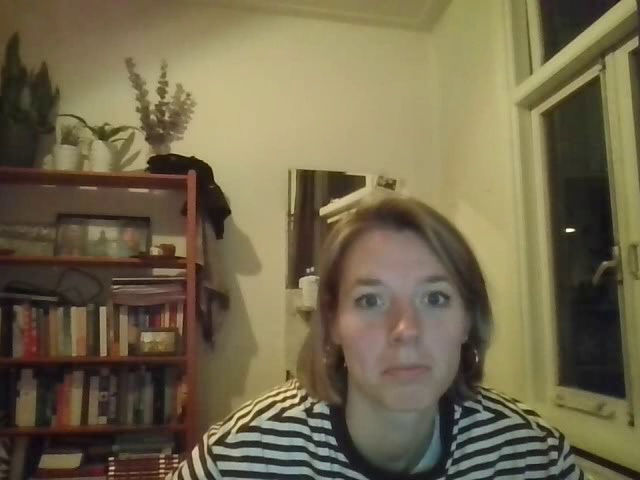
#> input picture frame 30 of online_phase_output.mov, 640 x 480 px, given in place of the camera
$ python choice1.py
#> lines starting #> are read from the running program, lines starting #| are printed output that depends on the picture
### offline_calibration.py
import cv2
import numpy as np
import glob
import re

# inner corners (cols, rows)
CHECKERBOARD_SIZE = (9, 6)
# real world scale
SQUARE_SIZE = 0.018

# to store the points you click with the mouse (for manual corner selection)
clicked_points = []


def create_object_points():
    """
    Creates 3D object points for the checkerboard in world coordinates.
    """
    objp = np.zeros((CHECKERBOARD_SIZE[0] * CHECKERBOARD_SIZE[1], 3), np.float32)
    objp[:, :2] = np.mgrid[0:CHECKERBOARD_SIZE[0],
                           0:CHECKERBOARD_SIZE[1]].T.reshape(-1, 2)
    objp *= SQUARE_SIZE
    return objp


# [154 lines left out: functions mouse_callback, get_manual_corners, interpolate_corners, get_image_corners, calibrate_camera, run_offline_calibration, not called in this run]


def main():
    run_offline_calibration()


# [2 lines that do not run on import are left out]

### choice1.py
import cv2
import numpy as np

from offline_calibration import create_object_points
from online_ar import estimate_pose, draw_cube_and_axes

CHECKERBOARD_SIZE = (9, 6)

def main():
    # Load camera calibration (intrinsics K and distortion d)
    data = np.load("calibration_results.npz")
#> (reads calibration_results.npz from the repository)
    K = data["cameraMatrix_run1"]
    d = data["distCoeffs_run1"]

    # Prepare the 3D checkerboard points (same for every frame)
    objp = create_object_points()

    # Open webcam (0 = default camera)
    cap = cv2.VideoCapture(0)

    # Read one frame to get width/height for the video writer
    ret, frame = cap.read()
#> frame is the input picture: shape (480, 640, 3); mean B, G, R 75.9, 103.7, 114.2

    h, w = frame.shape[:2]
#> h = 480; w = 640

    # Create video writer that saves a .mov file
    fourcc = cv2.VideoWriter_fourcc(*"mp4v")
    out = cv2.VideoWriter("online_phase_output.mov", fourcc, 30.0, (w, h))

    while True:
        # Grab a frame
        ret, frame = cap.read()
        if not ret:
            break

        # Convert to gray for corner detection
        gray = cv2.cvtColor(frame, cv2.COLOR_BGR2GRAY)
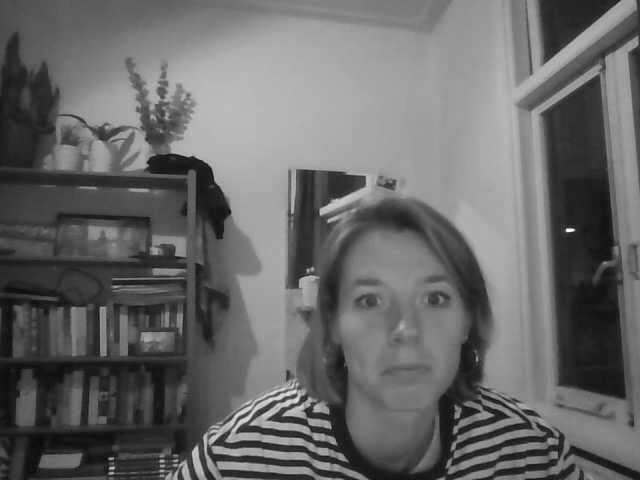
#> gray: shape (480, 640); min 9, max 251, mean 104.4

        # Detect checkerboard corners
        found, corners = cv2.findChessboardCorners(gray, CHECKERBOARD_SIZE)
#> found = False; corners = None

        # If found: refine corners, estimate pose, draw AR overlay
        if found:
            corners = cv2.cornerSubPix(
                gray, corners, (11, 11), (-1, -1),
                (cv2.TERM_CRITERIA_EPS + cv2.TERM_CRITERIA_MAX_ITER, 30, 0.001)
            )
            corners = corners.reshape(-1, 2)

            rvec, tvec = estimate_pose(objp, corners, K, d)
            frame = draw_cube_and_axes(frame, rvec, tvec, K, d)

        # Show the result
        cv2.imshow("Webcam AR", frame)

        # Save the frame into the .mov video
        out.write(frame)

        # Press 'q' to quit
        if cv2.waitKey(1) & 0xFF == ord("q"):
#> (key q is pressed here)
            break

    # Cleanup
    cap.release()
    out.release()
    cv2.destroyAllWindows()


if __name__ == "__main__":
    main()
